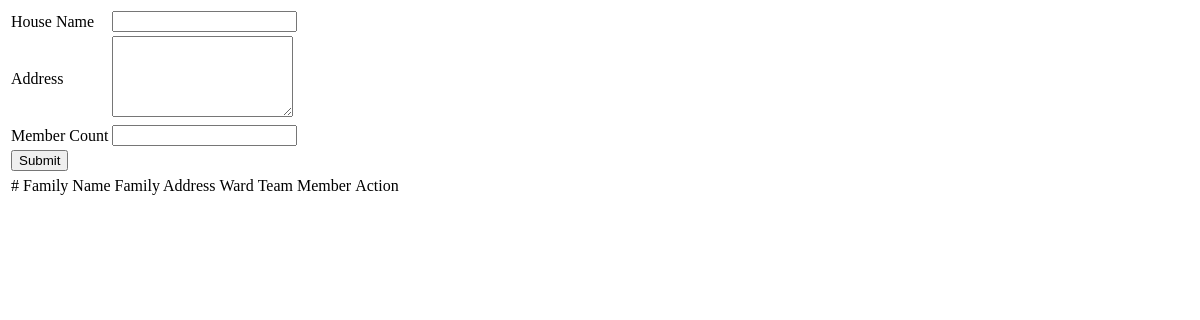
The app's page /Teammember/family/ (signed in), older data.
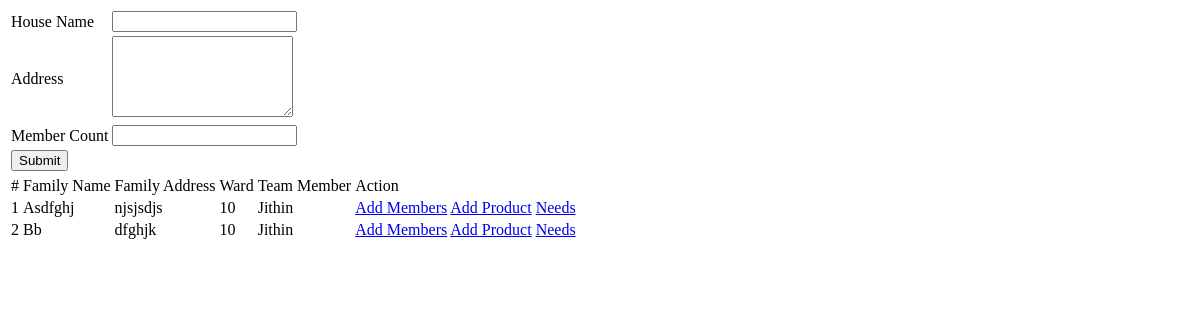
The same page, newer data.
### Teammember/models.py (models this page shows)
class tbl_family(models.Model):
    teammember=models.ForeignKey(tbl_teammember,on_delete=models.CASCADE)
    family_housename=models.CharField(max_length=50)
    family_address=models.CharField(max_length=50)
    family_member_count=models.CharField(max_length=50,null=True)

### Admin/models.py (models this page shows)
class tbl_teammember(models.Model):
    assignment=models.ForeignKey(tbl_assigmment,on_delete=models.CASCADE,null=True)
    member_name=models.CharField(max_length=50)
    member_contact=models.CharField(max_length=50)
    member_email=models.CharField(max_length=50)
    member_address=models.CharField(max_length=50)
    member_photo=models.FileField(upload_to='Memberdoc/')
    member_proof=models.FileField(upload_to='Memberproof/')
    member_password=models.CharField(max_length=50)
    member_status=models.IntegerField(default=0,null=True)

class tbl_assigmment(models.Model):
    team=models.ForeignKey(tbl_team,on_delete=models.CASCADE,null=True)
    ward=models.ForeignKey(tbl_ward,on_delete=models.CASCADE,null=True)

class tbl_ward(models.Model):
    localbody=models.ForeignKey(tbl_localbody,on_delete=models.CASCADE)
    ward= models.CharField(max_length=50)

### Teammember/views.py (the view)
# urls.py: path('family/',views.family,name="family"),
def family(request):
    data=tbl_family.objects.filter(teammember=tbl_teammember.objects.get(id=request.session["mid"]))
    if request.method == "POST":
        tbl_family.objects.create(teammember=tbl_teammember.objects.get(id=request.session["mid"]),
        family_housename=request.POST.get("txt_housename"),
        family_address=request.POST.get("txt_address"),
        family_member_count=request.POST.get("txt_count")
        )
        return redirect("Webteammember:family")
    else:
        return render(request,"Teammember/Add_family.html",{"data":data})

### Teammember/Templates/Teammember/Add_family.html (shortened to what this page needs)
<!DOCTYPE html>
<html lang="en">
<head>
</head>
<body>
    <form action="" method="post">
        <table>
            <tr>
                <td>House Name</td>
                <td><input type="text" name="txt_housename" id=""></td>
            </tr>
            <tr>
                <td>Address</td>
                <td><textarea name="txt_address" id="" cols="20" rows="5"></textarea></td>
            </tr>
            <tr>
                <td>Member Count</td>
                <td><input type="text" name="txt_count" id=""></td>
            </tr>
            <tr>
                <td colspan="2"><input type="submit" value="Submit"></td>
                <td></td>
            </tr>
        </table>
    </form>
    <table>
        <tr>
            <td>#</td>
            <td>Family Name</td>
            <td>Family Address</td>
            <td>Ward</td>
            <td>Team Member</td>
            <td>Action</td>
        </tr>
        {% for i in data %}
        <tr>
            <td>{{forloop.counter}}</td>
            <td>{{i.family_housename}}</td>
            <td>{{i.family_address}}</td>
            <td>{{i.teammember.assignment.ward.ward}}</td>
            <td>{{i.teammember.member_name}}</td>
            <td><a href="{% url 'Webteammember:familymembers' i.id %}">Add Members</a>
            <a href="{% url 'Webteammember:Product' i.id %}">Add Product</a>
            <a href="{% url 'Webteammember:needs' i.id %}">Needs</a></td>
        </tr>
        {% endfor %}
    </table>
</body>
</html>

Row changes from the older to the newer data that the page shows:
added tbl_family: family_housename "Asdfghj", family_address "njsjsdjs", teammember.assignment.ward.ward "10", teammember.member_name "Jithin"
added tbl_family: family_housename "Bb", family_address "dfghjk", teammember.assignment.ward.ward "10", teammember.member_name "Jithin"
